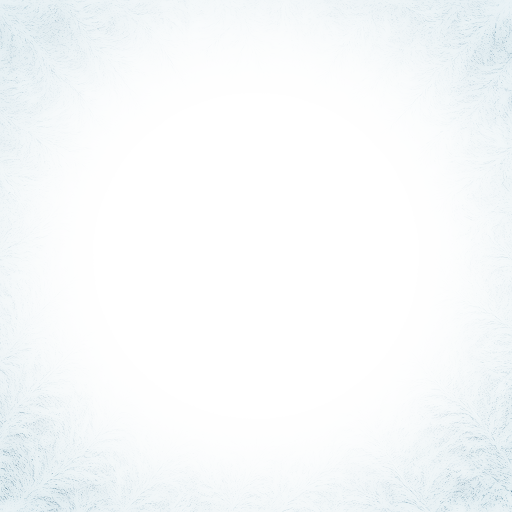
#> input picture client/Assets/Resources/frost_overlay.png, 512 x 512 px
$ python -i gen_bio_icons.py   (imports and definitions only)
#> lines starting #> are read from the running program, lines starting #| are printed output that depends on the picture
#> further down, picture is the input picture: PIL image 512x512 RGBA; mean R, G, B, A 192.1, 207.7, 211.9, 33.2
# Blocks Beyond the Stars — Copyright (c) 2026 Justus Dütscher & Marcel Dütscher (JuMaVe Games)
# SPDX-License-Identifier: AGPL-3.0-or-later
# This file is part of Blocks Beyond the Stars. See LICENSE for the full AGPL-3.0 text.
"""The bio lab's symbol set (#3718): what a sample, a deposit or a preparation carries, as tintable icons.

Two kinds of icon, one look (bold filled white ink on transparent, 128 px — the world-map markers' look, see
gen_map_icons.py):

* **Pictograms** come from the OpenAI image API, one per *theme* (speed, heat, grip …). A theme is shared by an
  effect, a material trait and a tool value where they mean the same thing, so the client needs 20 of them, not 40.
  Every pixel is forced to white (alpha kept) so a uGUI tint gives exactly the family / warning colour, and the
  picture is cropped to its ink and centred, so all icons fill their box alike at 16 px.
* **Marks** are drawn here with Pillow: the eight substance-group marks, the five reaction marks and the hexagon
  plate a material trait sits on. Plain geometry is crisper and reproducible when drawn.

Resumable like the other generators (an existing out/bio-icons/<id>.png is kept — delete it to re-roll one icon);
``--install`` copies the set into the client's Resources/icons and writes a ``.png.meta`` for every new file (import
settings cloned from a map marker, fresh GUID). It never touches an icon that does not start with ``bio_``.

Usage (from tools/ai-assets, where .env lives):
    uv run gen_bio_icons.py --dry-run
    uv run gen_bio_icons.py                      # pictograms (paid) + marks (free)
    uv run gen_bio_icons.py --only bio_heat bio_cold
    uv run gen_bio_icons.py --marks-only         # no API call
    uv run gen_bio_icons.py --install [--sheet out/bio-icons/sheet.png]
"""
from __future__ import annotations

import argparse
import base64
import math
import os
import re
import shutil
import sys
import time
import uuid
from io import BytesIO
from pathlib import Path

from dotenv import load_dotenv

OUT = Path("out/bio-icons")
DEFAULT_DEST = Path(__file__).resolve().parents[2] / "client" / "Assets" / "Resources" / "icons"
TEMPLATE_META = "map_mark_ore.png.meta"

SIZE = 128
INK_BOX = 112  # the ink's longer side after cropping — the same for every icon

STYLE = ("bold solid filled flat pictogram, one single object, thick heavy silhouette shapes, high ink coverage, "
         "white on a fully transparent background, centered, minimal detail, readable at 16 pixels, game HUD "
         "status icon style, no thin lines, no outline-only shapes, no frame, no circle around it, no text, no "
         "words, no letters")

# One pictogram per theme. The client maps effects, traits and tool values onto these (BioSymbols in Client.Core).
ICONS = [
    ("bio_speed", "a running sneaker shoe with three short speed lines behind it"),
    ("bio_jump", "a coiled metal spring with a bold arrow pointing up above it"),
    ("bio_feather", "a single bird feather"),
    ("bio_grip", "an open hand print with five spread fingers"),
    ("bio_strength", "a flexed muscular arm showing the biceps"),
    ("bio_mining", "a handheld power drill tool seen from the side, with a pistol grip and a long spiral drill bit"),
    ("bio_reflex", "a stopwatch with a push button on top and one hand"),
    ("bio_heat", "a single flame"),
    ("bio_cold", "a six armed snowflake"),
    ("bio_toxinward", "a gas mask respirator with two round filters"),
    ("bio_nightsight", "a crescent moon with one small four pointed star beside it"),
    ("bio_perception", "a wide open eye with a round pupil"),
    ("bio_stealth", "a masquerade eye mask with two eye holes"),
    ("bio_gathering", "a woven basket with a curved handle and one leaf sticking out"),
    ("bio_hard", "a faceted cut diamond gemstone"),
    ("bio_heavy", "a kettlebell weight"),
    ("bio_magnetic", "a horseshoe magnet with two short spark lines at each pole"),
    ("bio_unstable", "a jagged explosion burst star"),
    ("bio_range", "a crosshair target reticle, a thick ring with four tick marks and a center dot"),
    ("bio_toxic", "a bubbling puddle of slime with three round bubbles rising from it"),
]

WHITE = (255, 255, 255, 255)
SS = 4  # supersampling of the drawn marks


# ---------------------------------------------------------------- pictogram post-processing


# [9 lines left out: function whiten, not called in this run]


def fit(img):
    """Crop to the ink and centre it at one size, so every icon fills its box alike."""
    from PIL import Image

    box = img.getchannel("A").point(lambda a: 255 if a > 24 else 0).getbbox()
#> box = (0, 0, 512, 512)
    if box is None:
        return img.resize((SIZE, SIZE), Image.LANCZOS)
    ink = img.crop(box)
    scale = INK_BOX / max(ink.width, ink.height)
#> scale = 0.219
    ink = ink.resize((max(1, round(ink.width * scale)), max(1, round(ink.height * scale))), Image.LANCZOS)
    canvas = Image.new("RGBA", (SIZE, SIZE), (0, 0, 0, 0))
#> canvas: PIL image 128x128 RGBA; every value is 0
    canvas.alpha_composite(ink, ((SIZE - ink.width) // 2, (SIZE - ink.height) // 2))
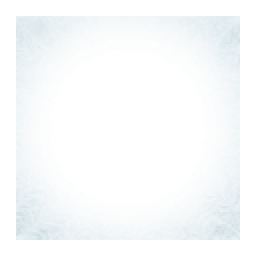
#> canvas: PIL image 128x128 RGBA (shown 2 times larger); mean R, G, B, A 107.4, 117.3, 120.8, 25.4; transparent parts drawn white
    return canvas


# [20 lines left out: functions coverage, _canvas, _done, not called in this run]


def _u(v: float) -> float:
    """Icon units (0..128) to supersampled pixels."""
    return v * SS


# [7 lines left out: function _line, not called in this run]


def _poly(d, pts) -> None:
    d.polygon([(_u(x), _u(y)) for x, y in pts], fill=WHITE)


def _ring(d, cx: float, cy: float, r: float, width: float) -> None:
    d.ellipse((_u(cx - r), _u(cy - r), _u(cx + r), _u(cy + r)), outline=WHITE, width=int(_u(width)))


def _disc(d, cx: float, cy: float, r: float) -> None:
    d.ellipse((_u(cx - r), _u(cy - r), _u(cx + r), _u(cy + r)), fill=WHITE)


# [113 lines left out: functions group_ring, group_triangle, group_square, group_cross, group_spiral, group_wave and 10 more, not called in this run]


MARKS = [
    ("bio_group_0", group_ring),
    ("bio_group_1", group_triangle),
    ("bio_group_2", group_square),
    ("bio_group_3", group_cross),
    ("bio_group_4", group_spiral),
    ("bio_group_5", group_wave),
    ("bio_group_6", group_dots),
    ("bio_group_7", group_hourglass),
    ("bio_react_amplify", react_amplify),
    ("bio_react_inhibit", react_inhibit),
    ("bio_react_couple", react_couple),
    ("bio_react_transmute", react_transmute),
    ("bio_react_neutral", react_neutral),
    ("bio_hex", hex_plate),
]


# ---------------------------------------------------------------- install


# [126 lines left out: functions install, sheet, generate_pictograms, main, not called in this run]


# [2 lines not run here, left out]

>>> from PIL import Image
>>> picture = Image.open('../../client/Assets/Resources/frost_overlay.png')
>>> result = fit(picture)
